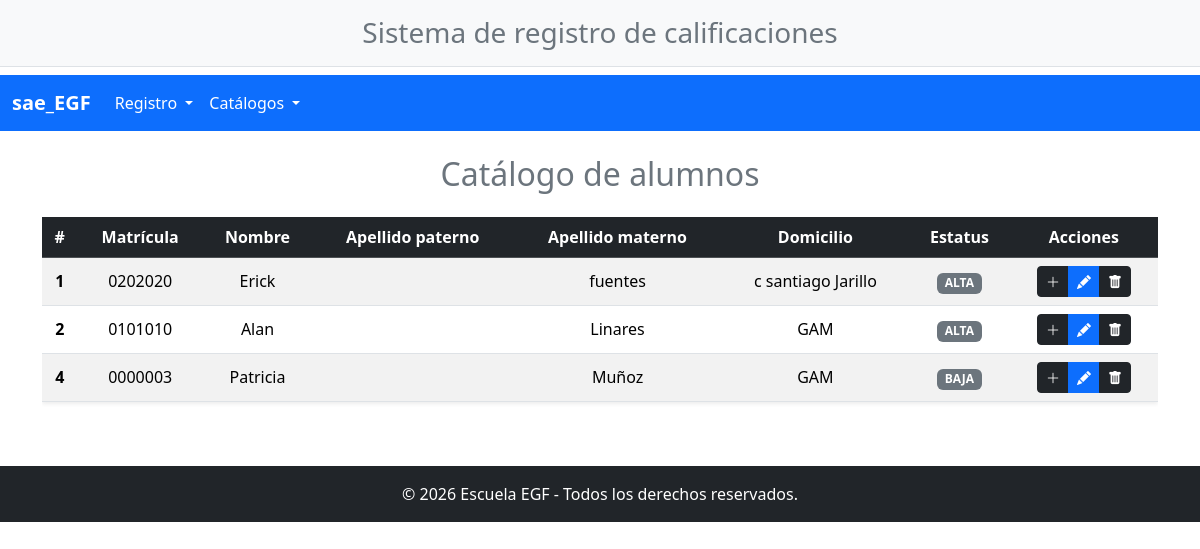
Page /Crude/crudealumnos.php on the committed database.
### tables this page shows
CREATE TABLE `alumnos` (
  `id_alumno` int(11) NOT NULL,
  `matricula` varchar(15) NOT NULL,
  `nombre_alum` varchar(15) NOT NULL,
  `A_paterno_alum` varchar(15) NOT NULL,
  `A_materno_alum` varchar(15) NOT NULL,
  `domicilio` varchar(80) NOT NULL,
  `mail_alum` varchar(50) NOT NULL,
  `telefono` varchar(35) NOT NULL,
  `estatus` varchar(4) NOT NULL DEFAULT 'ALTA'
);

### Crude/crudealumnos.php (the view, shortened to what this page needs)
<?php
include ("../navegacion/header.php");
include ("../navegacion/navegacion.php");
include ("../conexion.php");
$resultado = mysqli_query($conn, "SELECT * FROM alumnos");
?>
<div class="container my-4">
    <h2 class="text-center mb-4 text-secondary">Catálogo de alumnos</h2>
    <div class="table-responsive">
        <table class="table table-striped table-hover align-middle text-center shadow-sm">
            <thead class="table-dark">
                <tr>
                    <th scope="col">#</th>
                    <th scope="col">Matrícula</th>
                    <th scope="col">Nombre</th>
                    <th scope="col">Apellido paterno</th>
                    <th scope="col">Apellido materno</th>
                    <th scope="col">Domicilio</th>
                    <th scope="col">Estatus</th>
                    <th scope="col">Acciones</th>
                </tr>
            </thead>
            <tbody>
                <?php
                if ($resultado && mysqli_num_rows($resultado) > 0) {
                    while ($salumno = mysqli_fetch_assoc($resultado)) {
                ?>
                    <tr>
                        <th scope="row"><?php echo $salumno["id_alumno"]; ?></th>
                        <td><?php echo $salumno["matricula"]; ?></td>
                        <td><?php echo $salumno["nombre_alum"]; ?></td>
                        <td><?php echo $salumno["A_parterno_alum"]; ?></td>
                        <td><?php echo $salumno["A_materno_alum"]; ?></td>
                        <td><?php echo $salumno["domicilio"]; ?></td>
                        <td><span class="badge bg-secondary"><?php echo isset($salumno["estatus"]) ? $salumno["estatus"] : 'ALTA'; ?></span></td>
                        <td>
                            <div class="btn-group" role="group">
                                <a href="../Registro/Alumno.php" class="btn btn-dark btn-sm" title="Registrar alumno">
                                    <i class="bi bi-plus-lg"></i>
                                </a>
                                <a href="../modificaciones/Modif_alumnos.php?idalumn=<?php echo $salumno['id_alumno']; ?>" class="btn btn-primary btn-sm" title="Modificar alumno">
                                    <i class="bi bi-pencil-fill"></i>
                                </a>
                                <a href="../Baja/Baja_alumno.php?idalumn=<?php echo $salumno['id_alumno']; ?>" class="btn btn-dark btn-sm" title="Dar de baja alumno">
                                    <i class="bi bi-trash-fill"></i>
                                </a>
                            </div>
                        </td>
                    </tr>
                <?php
                    }
                } else {
                    echo "<tr><td colspan='8' class='text-center'>No hay alumnos registrados.</td></tr>";
                }
                ?>
            </tbody>
        </table>
    </div>
</div>
<?php
include ("../navegacion/footer.php");
?>

### rows in the picture
alumnos: id_alumno "1", matricula "0202020", nombre_alum "Erick", A_materno_alum "fuentes", domicilio "c santiago Jarillo", estatus "ALTA"
alumnos: id_alumno "2", matricula "0101010", nombre_alum "Alan", A_materno_alum "Linares", domicilio "GAM", estatus "ALTA"
alumnos: id_alumno "4", matricula "0000003", nombre_alum "Patricia", A_materno_alum "Muñoz", domicilio "GAM", estatus "BAJA"
